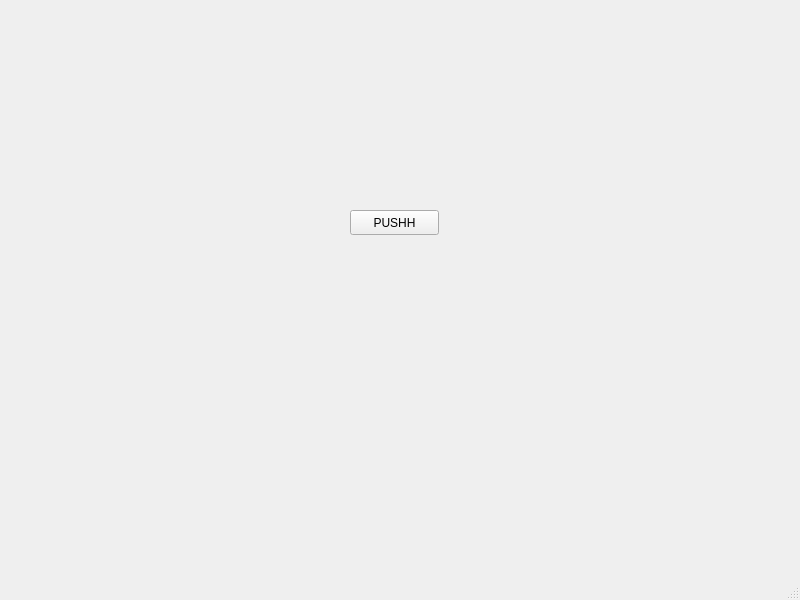
<?xml version="1.0" encoding="UTF-8"?>
<ui version="4.0">
 <class>MainWindow</class>
 <widget class="QMainWindow" name="MainWindow">
  <property name="geometry">
   <rect>
    <x>0</x>
    <y>0</y>
    <width>800</width>
    <height>600</height>
   </rect>
  </property>
  <property name="windowTitle">
   <string>MainWindow</string>
  </property>
  <widget class="QWidget" name="centralwidget">
   <widget class="QPushButton" name="pushButton">
    <property name="geometry">
     <rect>
      <x>350</x>
      <y>210</y>
      <width>89</width>
      <height>25</height>
     </rect>
    </property>
    <property name="text">
     <string>PUSHH</string>
    </property>
   </widget>
   <widget class="QLabel" name="label">
    <property name="geometry">
     <rect>
      <x>340</x>
      <y>250</y>
      <width>101</width>
      <height>41</height>
     </rect>
    </property>
    <property name="text">
     <string/>
    </property>
   </widget>
  </widget>
  <widget class="QMenuBar" name="menubar">
   <property name="geometry">
    <rect>
     <x>0</x>
     <y>0</y>
     <width>800</width>
     <height>22</height>
    </rect>
   </property>
  </widget>
  <widget class="QStatusBar" name="statusbar"/>
 </widget>
 <resources/>
 <connections/>
</ui>
